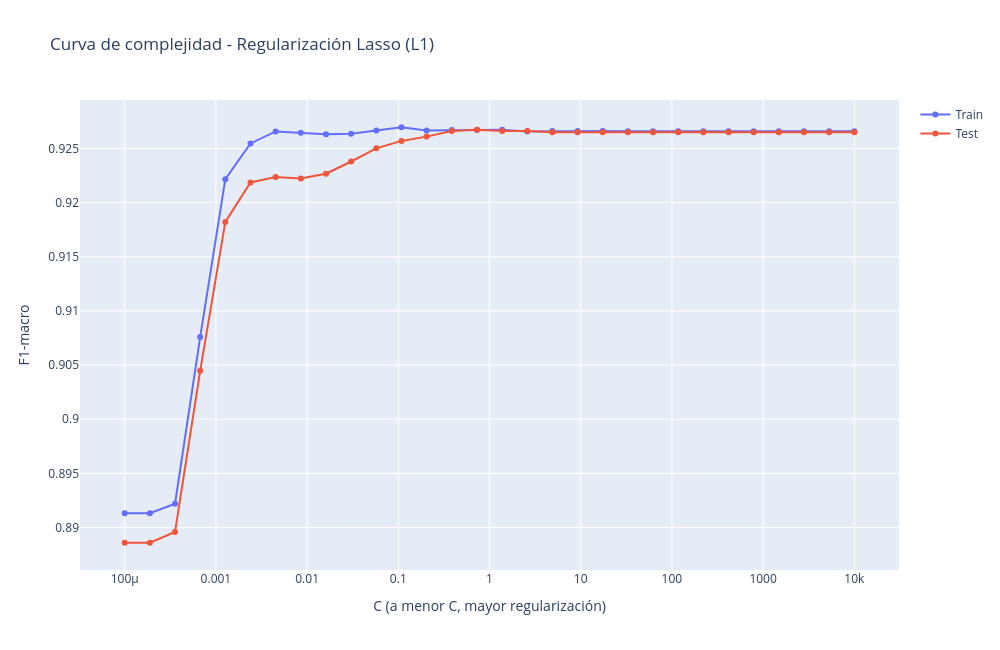

The notebook cell saved with this chart:
### Code cell
from sklearn.metrics import f1_score
import plotly.graph_objects as go

# C es el inverso de la fuerza de regularización: valores chicos = más regularización
C_values = np.logspace(-4, 4, 30)

# Curva de complejidad: F1-macro en train y test para cada C con regularización L1 (Lasso)
preprocessor_fit = classifier.named_steps["preprocessor"]
X_train_transformed = preprocessor_fit.transform(X_train)
X_test_transformed = preprocessor_fit.transform(X_test)
y_test_1d = y_test.values.ravel()

f1_train_lasso = []
f1_test_lasso = []

for C in C_values:
    modelo_l1 = LogisticRegression(penalty="l1", solver="liblinear", C=C, random_state=42, max_iter=1000)
    modelo_l1.fit(X_train_transformed, y_train_1d)

    f1_train_lasso.append(f1_score(y_train_1d, modelo_l1.predict(X_train_transformed), average="macro"))
    f1_test_lasso.append(f1_score(y_test_1d, modelo_l1.predict(X_test_transformed), average="macro"))

fig_complejidad = go.Figure()
fig_complejidad.add_trace(go.Scatter(
    x=C_values, y=f1_train_lasso, mode="lines+markers", name="Train",
    hovertemplate="Train<br>C=%{x:.4g}<br>F1-macro=%{y:.4f}<extra></extra>",
))
fig_complejidad.add_trace(go.Scatter(
    x=C_values, y=f1_test_lasso, mode="lines+markers", name="Test",
    hovertemplate="Test<br>C=%{x:.4g}<br>F1-macro=%{y:.4f}<extra></extra>",
))
fig_complejidad.update_layout(
    title="Curva de complejidad - Regularización Lasso (L1)",
    xaxis_title="C (a menor C, mayor regularización)",
    yaxis_title="F1-macro",
    xaxis_type="log",
    width=1000, height=650,
)
fig_complejidad.show()

### Figure 1 — Plotly figure (JSON) as saved in the notebook; plotly's stock layout.template omitted (floating-point values rounded to 4 significant figures)
{"data": [{"hovertemplate": "Train<br>C=%{x:.4g}<br>F1-macro=%{y:.4f}<extra></extra>", "mode": "lines+markers", "name": "Train", "type": "scatter", "x": [0.0001, 0.0001887, 0.0003562, 0.0006723, 0.001269, 0.002395, 0.00452, 0.008532, 0.0161, 0.03039, 0.05736, 0.1083, 0.2043, 0.3857, 0.7279, 1.374, 2.593, 4.894, 9.237, 17.43, 32.9, 62.1, 117.2, 221.2, 417.5, 788.0, 1487.0, 2807.0, 5298.0, 10000.0], "y": [0.8913, 0.8913, 0.8922, 0.9076, 0.9222, 0.9255, 0.9266, 0.9264, 0.9263, 0.9264, 0.9266, 0.927, 0.9267, 0.9267, 0.9267, 0.9267, 0.9266, 0.9266, 0.9266, 0.9266, 0.9266, 0.9266, 0.9266, 0.9266, 0.9266, 0.9266, 0.9266, 0.9266, 0.9266, 0.9266]}, {"hovertemplate": "Test<br>C=%{x:.4g}<br>F1-macro=%{y:.4f}<extra></extra>", "mode": "lines+markers", "name": "Test", "type": "scatter", "x": [0.0001, 0.0001887, 0.0003562, 0.0006723, 0.001269, 0.002395, 0.00452, 0.008532, 0.0161, 0.03039, 0.05736, 0.1083, 0.2043, 0.3857, 0.7279, 1.374, 2.593, 4.894, 9.237, 17.43, 32.9, 62.1, 117.2, 221.2, 417.5, 788.0, 1487.0, 2807.0, 5298.0, 10000.0], "y": [0.8886, 0.8886, 0.8896, 0.9045, 0.9182, 0.9219, 0.9224, 0.9222, 0.9227, 0.9238, 0.925, 0.9257, 0.9261, 0.9266, 0.9267, 0.9266, 0.9266, 0.9265, 0.9265, 0.9265, 0.9265, 0.9265, 0.9265, 0.9265, 0.9265, 0.9265, 0.9265, 0.9265, 0.9265, 0.9265]}], "layout": {"height": 650, "title": {"text": "Curva de complejidad - Regularización Lasso (L1)"}, "width": 1000, "xaxis": {"title": {"text": "C (a menor C, mayor regularización)"}, "type": "log"}, "yaxis": {"title": {"text": "F1-macro"}}}}
